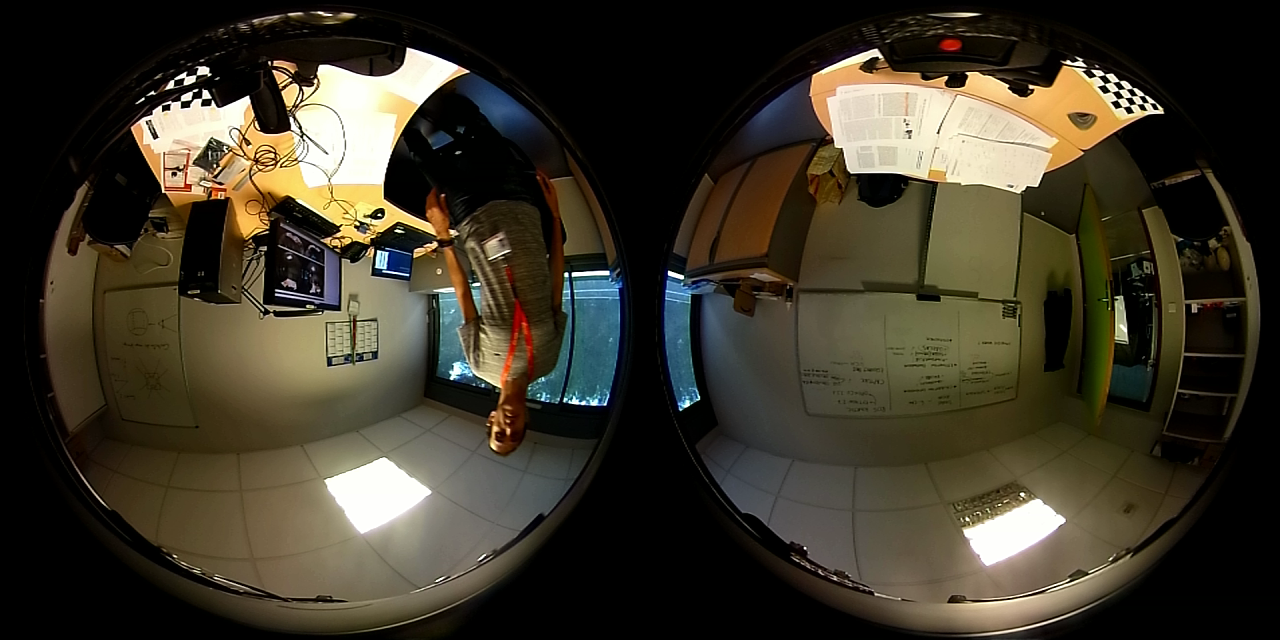
#> input picture notebooks/stereo/btm0015.png, 1280 x 640 px
$ jupyter execute --allow-errors Depth_from_Dual_Equirect_pyelas-2019-06-11.ipynb   (shell and % lines are left out)   (older library calls are emulated)
#> lines starting #> are read from the running program, lines starting #| are printed output that depends on the picture
### notebooks/stereo/utils.py
import cv2
import matplotlib.pyplot as plt
import numpy as np
import yaml

def plot(img):
    new_img = cv2.cvtColor(img, cv2.COLOR_BGR2RGB)
    plt.imshow(new_img);

# [19 lines left out: function read_ucm_params_camodocal, not called in this run]

def read_ucm_params_kalibr(filename, camid='cam0'):
    with open(filename, 'r') as stream:
        try:
            data = yaml.safe_load(stream)
        except yaml.YAMLError as exc:
            print(exc)
    dp = data[camid]['distortion_coeffs']
    D = np.array(dp)
    pp = data[camid]['intrinsics']
    K = np.eye(3)
    K[0][0] = pp[1]
    K[1][1] = pp[2]
    K[0][2] = pp[3]
    K[1][2] = pp[4]
    xi = np.array(pp[:1])
    return xi, K, D

def initRectifyMap(K, D, xi):
    flags = cv2.omnidir.RECTIFY_LONGLATI
    new_size = (640, 640)
    Knew = np.eye(3)
    nh = new_size[0]
    nw = new_size[1]
    Knew[0][0] = nw / 3.141592
    Knew[1][1] = nh / 3.141592
    theta = np.radians(90)
    c, s = np.cos(theta), np.sin(theta)
    R = np.array(((c,-s, 0), (s, c, 0), (0, 0, 1)))
    map1, map2 = cv2.omnidir.initUndistortRectifyMap(K, D, xi, R, Knew, new_size, cv2.CV_32FC1, flags)
    #map1, map2 = cv2.omnidir.initUndistortRectifyMap(K, D, xi, R, Knew, new_size, cv2.CV_16SC2, flags)
    return map1, map2

def equirectangular_projection(img, map1, map2):
    undistorted_img = rotate_ccw_90(cv2.remap(img, map1, map2, cv2.INTER_LINEAR, cv2.BORDER_CONSTANT))
    return undistorted_img

def rotate_cw_90(img):
    img_t = cv2.transpose(img)
    img_f = cv2.flip(img_t, flipCode=1)
    return img_f

def rotate_ccw_90(img):
    img_t = cv2.transpose(img)
    img_f = cv2.flip(img_t, flipCode=0)
    return img_f

def rotate_180(img):
    img_f = cv2.flip(img, flipCode=-1)
    return img_f

### notebooks/stereo/elas.py
# This file was automatically generated by SWIG (http://www.swig.org).
# Version 3.0.8
#
# Do not make changes to this file unless you know what you are doing--modify
# the SWIG interface file instead.


from sys import version_info
if version_info >= (2, 6, 0):
    def swig_import_helper():
        from os.path import dirname
        import imp
        fp = None
        try:
            fp, pathname, description = imp.find_module('_elas', [dirname(__file__)])
        except ImportError:
            import _elas
            return _elas
        if fp is not None:
            try:
                _mod = imp.load_module('_elas', fp, pathname, description)
            finally:
                fp.close()
            return _mod
    _elas = swig_import_helper()
    del swig_import_helper
else:
    import _elas
del version_info
try:
    _swig_property = property
except NameError:
    pass  # Python < 2.2 doesn't have 'property'.


# [17 lines left out: function _swig_setattr_nondynamic, not called in this run]


def _swig_setattr(self, class_type, name, value):
    return _swig_setattr_nondynamic(self, class_type, name, value, 0)


# [10 lines left out: function _swig_getattr_nondynamic, not called in this run]

def _swig_getattr(self, class_type, name):
    return _swig_getattr_nondynamic(self, class_type, name, 0)


# [6 lines left out: function _swig_repr, not called in this run]

try:
    _object = object
    _newclass = 1
except AttributeError:
    class _object:
        pass
    _newclass = 0


class SwigPyIterator(_object):
    """Proxy of C++ swig::SwigPyIterator class."""

    __swig_setmethods__ = {}
    __setattr__ = lambda self, name, value: _swig_setattr(self, SwigPyIterator, name, value)
    __swig_getmethods__ = {}
    __getattr__ = lambda self, name: _swig_getattr(self, SwigPyIterator, name)

    def __init__(self, *args, **kwargs):
        raise AttributeError("No constructor defined - class is abstract")
    __repr__ = _swig_repr
    __swig_destroy__ = _elas.delete_SwigPyIterator
    __del__ = lambda self: None

    def value(self):
        """value(self) -> PyObject *"""
        return _elas.SwigPyIterator_value(self)


    # [14 lines left out: functions incr, decr, not called in this run]


    def distance(self, x):
        """distance(self, x) -> ptrdiff_t"""
        return _elas.SwigPyIterator_distance(self, x)


    def equal(self, x):
        """equal(self, x) -> bool"""
        return _elas.SwigPyIterator_equal(self, x)


    def copy(self):
        """copy(self) -> SwigPyIterator"""
        return _elas.SwigPyIterator_copy(self)


    def next(self):
        """next(self) -> PyObject *"""
        return _elas.SwigPyIterator_next(self)


    def __next__(self):
        """__next__(self) -> PyObject *"""
        return _elas.SwigPyIterator___next__(self)


    def previous(self):
        """previous(self) -> PyObject *"""
        return _elas.SwigPyIterator_previous(self)


    def advance(self, n):
        """advance(self, n) -> SwigPyIterator"""
        return _elas.SwigPyIterator_advance(self, n)


    def __eq__(self, x):
        """__eq__(self, x) -> bool"""
        return _elas.SwigPyIterator___eq__(self, x)


    def __ne__(self, x):
        """__ne__(self, x) -> bool"""
        return _elas.SwigPyIterator___ne__(self, x)


    def __iadd__(self, n):
        """__iadd__(self, n) -> SwigPyIterator"""
        return _elas.SwigPyIterator___iadd__(self, n)


    def __isub__(self, n):
        """__isub__(self, n) -> SwigPyIterator"""
        return _elas.SwigPyIterator___isub__(self, n)


    def __add__(self, n):
        """__add__(self, n) -> SwigPyIterator"""
        return _elas.SwigPyIterator___add__(self, n)


    # [6 lines left out: function __sub__, not called in this run]

    def __iter__(self):
        return self
SwigPyIterator_swigregister = _elas.SwigPyIterator_swigregister
SwigPyIterator_swigregister(SwigPyIterator)

class Elas(_object):
    """Proxy of C++ Elas class."""

    __swig_setmethods__ = {}
    __setattr__ = lambda self, name, value: _swig_setattr(self, Elas, name, value)
    __swig_getmethods__ = {}
    __getattr__ = lambda self, name: _swig_getattr(self, Elas, name)
    __repr__ = _swig_repr
    ROBOTICS = _elas.Elas_ROBOTICS
    MIDDLEBURY = _elas.Elas_MIDDLEBURY

    # [7 lines left out: function __init__, not called in this run]
    __swig_destroy__ = _elas.delete_Elas
    __del__ = lambda self: None

    def process(self, I1, I2, D1, D2, dims):
        """process(self, I1, I2, D1, D2, dims)"""
        return _elas.Elas_process(self, I1, I2, D1, D2, dims)


    def process_stereo(self, image1, image2, disp1, disp2):
        """process_stereo(self, image1, image2, disp1, disp2)"""
        return _elas.Elas_process_stereo(self, image1, image2, disp1, disp2)

Elas_swigregister = _elas.Elas_swigregister
Elas_swigregister(Elas)

class Elas_parameters(_object):
    """Proxy of C++ Elas::parameters class."""

    __swig_setmethods__ = {}
    __setattr__ = lambda self, name, value: _swig_setattr(self, Elas_parameters, name, value)
    __swig_getmethods__ = {}
    __getattr__ = lambda self, name: _swig_getattr(self, Elas_parameters, name)
    __repr__ = _swig_repr
    __swig_setmethods__["disp_min"] = _elas.Elas_parameters_disp_min_set
    __swig_getmethods__["disp_min"] = _elas.Elas_parameters_disp_min_get
    if _newclass:
        disp_min = _swig_property(_elas.Elas_parameters_disp_min_get, _elas.Elas_parameters_disp_min_set)
    __swig_setmethods__["disp_max"] = _elas.Elas_parameters_disp_max_set
    __swig_getmethods__["disp_max"] = _elas.Elas_parameters_disp_max_get
    if _newclass:
        disp_max = _swig_property(_elas.Elas_parameters_disp_max_get, _elas.Elas_parameters_disp_max_set)
    __swig_setmethods__["support_threshold"] = _elas.Elas_parameters_support_threshold_set
    __swig_getmethods__["support_threshold"] = _elas.Elas_parameters_support_threshold_get
    if _newclass:
        support_threshold = _swig_property(_elas.Elas_parameters_support_threshold_get, _elas.Elas_parameters_support_threshold_set)
    __swig_setmethods__["support_texture"] = _elas.Elas_parameters_support_texture_set
    __swig_getmethods__["support_texture"] = _elas.Elas_parameters_support_texture_get
    if _newclass:
        support_texture = _swig_property(_elas.Elas_parameters_support_texture_get, _elas.Elas_parameters_support_texture_set)
    __swig_setmethods__["candidate_stepsize"] = _elas.Elas_parameters_candidate_stepsize_set
    __swig_getmethods__["candidate_stepsize"] = _elas.Elas_parameters_candidate_stepsize_get
    if _newclass:
        candidate_stepsize = _swig_property(_elas.Elas_parameters_candidate_stepsize_get, _elas.Elas_parameters_candidate_stepsize_set)
    __swig_setmethods__["incon_window_size"] = _elas.Elas_parameters_incon_window_size_set
    __swig_getmethods__["incon_window_size"] = _elas.Elas_parameters_incon_window_size_get
    if _newclass:
        incon_window_size = _swig_property(_elas.Elas_parameters_incon_window_size_get, _elas.Elas_parameters_incon_window_size_set)
    __swig_setmethods__["incon_threshold"] = _elas.Elas_parameters_incon_threshold_set
    __swig_getmethods__["incon_threshold"] = _elas.Elas_parameters_incon_threshold_get
    if _newclass:
        incon_threshold = _swig_property(_elas.Elas_parameters_incon_threshold_get, _elas.Elas_parameters_incon_threshold_set)
    __swig_setmethods__["incon_min_support"] = _elas.Elas_parameters_incon_min_support_set
    __swig_getmethods__["incon_min_support"] = _elas.Elas_parameters_incon_min_support_get
    if _newclass:
        incon_min_support = _swig_property(_elas.Elas_parameters_incon_min_support_get, _elas.Elas_parameters_incon_min_support_set)
    __swig_setmethods__["add_corners"] = _elas.Elas_parameters_add_corners_set
    __swig_getmethods__["add_corners"] = _elas.Elas_parameters_add_corners_get
    if _newclass:
        add_corners = _swig_property(_elas.Elas_parameters_add_corners_get, _elas.Elas_parameters_add_corners_set)
    __swig_setmethods__["grid_size"] = _elas.Elas_parameters_grid_size_set
    __swig_getmethods__["grid_size"] = _elas.Elas_parameters_grid_size_get
    if _newclass:
        grid_size = _swig_property(_elas.Elas_parameters_grid_size_get, _elas.Elas_parameters_grid_size_set)
    __swig_setmethods__["beta"] = _elas.Elas_parameters_beta_set
    __swig_getmethods__["beta"] = _elas.Elas_parameters_beta_get
    if _newclass:
        beta = _swig_property(_elas.Elas_parameters_beta_get, _elas.Elas_parameters_beta_set)
    __swig_setmethods__["gamma"] = _elas.Elas_parameters_gamma_set
    __swig_getmethods__["gamma"] = _elas.Elas_parameters_gamma_get
    if _newclass:
        gamma = _swig_property(_elas.Elas_parameters_gamma_get, _elas.Elas_parameters_gamma_set)
    __swig_setmethods__["sigma"] = _elas.Elas_parameters_sigma_set
    __swig_getmethods__["sigma"] = _elas.Elas_parameters_sigma_get
    if _newclass:
        sigma = _swig_property(_elas.Elas_parameters_sigma_get, _elas.Elas_parameters_sigma_set)
    __swig_setmethods__["sradius"] = _elas.Elas_parameters_sradius_set
    __swig_getmethods__["sradius"] = _elas.Elas_parameters_sradius_get
    if _newclass:
        sradius = _swig_property(_elas.Elas_parameters_sradius_get, _elas.Elas_parameters_sradius_set)
    __swig_setmethods__["match_texture"] = _elas.Elas_parameters_match_texture_set
    __swig_getmethods__["match_texture"] = _elas.Elas_parameters_match_texture_get
    if _newclass:
        match_texture = _swig_property(_elas.Elas_parameters_match_texture_get, _elas.Elas_parameters_match_texture_set)
    __swig_setmethods__["lr_threshold"] = _elas.Elas_parameters_lr_threshold_set
    __swig_getmethods__["lr_threshold"] = _elas.Elas_parameters_lr_threshold_get
    if _newclass:
        lr_threshold = _swig_property(_elas.Elas_parameters_lr_threshold_get, _elas.Elas_parameters_lr_threshold_set)
    __swig_setmethods__["speckle_sim_threshold"] = _elas.Elas_parameters_speckle_sim_threshold_set
    __swig_getmethods__["speckle_sim_threshold"] = _elas.Elas_parameters_speckle_sim_threshold_get
    if _newclass:
        speckle_sim_threshold = _swig_property(_elas.Elas_parameters_speckle_sim_threshold_get, _elas.Elas_parameters_speckle_sim_threshold_set)
    __swig_setmethods__["speckle_size"] = _elas.Elas_parameters_speckle_size_set
    __swig_getmethods__["speckle_size"] = _elas.Elas_parameters_speckle_size_get
    if _newclass:
        speckle_size = _swig_property(_elas.Elas_parameters_speckle_size_get, _elas.Elas_parameters_speckle_size_set)
    __swig_setmethods__["ipol_gap_width"] = _elas.Elas_parameters_ipol_gap_width_set
    __swig_getmethods__["ipol_gap_width"] = _elas.Elas_parameters_ipol_gap_width_get
    if _newclass:
        ipol_gap_width = _swig_property(_elas.Elas_parameters_ipol_gap_width_get, _elas.Elas_parameters_ipol_gap_width_set)
    __swig_setmethods__["filter_median"] = _elas.Elas_parameters_filter_median_set
    __swig_getmethods__["filter_median"] = _elas.Elas_parameters_filter_median_get
    if _newclass:
        filter_median = _swig_property(_elas.Elas_parameters_filter_median_get, _elas.Elas_parameters_filter_median_set)
    __swig_setmethods__["filter_adaptive_mean"] = _elas.Elas_parameters_filter_adaptive_mean_set
    __swig_getmethods__["filter_adaptive_mean"] = _elas.Elas_parameters_filter_adaptive_mean_get
    if _newclass:
        filter_adaptive_mean = _swig_property(_elas.Elas_parameters_filter_adaptive_mean_get, _elas.Elas_parameters_filter_adaptive_mean_set)
    __swig_setmethods__["postprocess_only_left"] = _elas.Elas_parameters_postprocess_only_left_set
    __swig_getmethods__["postprocess_only_left"] = _elas.Elas_parameters_postprocess_only_left_get
    if _newclass:
        postprocess_only_left = _swig_property(_elas.Elas_parameters_postprocess_only_left_get, _elas.Elas_parameters_postprocess_only_left_set)
    __swig_setmethods__["subsampling"] = _elas.Elas_parameters_subsampling_set
    __swig_getmethods__["subsampling"] = _elas.Elas_parameters_subsampling_get
    if _newclass:
        subsampling = _swig_property(_elas.Elas_parameters_subsampling_get, _elas.Elas_parameters_subsampling_set)

    def __init__(self, *args):
        """
        parameters(s) -> Elas_parameters
        __init__(self) -> Elas_parameters
        """
        this = _elas.new_Elas_parameters(*args)
        try:
            self.this.append(this)
        except Exception:
            self.this = this
    __swig_destroy__ = _elas.delete_Elas_parameters
    __del__ = lambda self: None
Elas_parameters_swigregister = _elas.Elas_parameters_swigregister
Elas_parameters_swigregister(Elas_parameters)


def compute_connected_components(disp, out_labels, d_thresh):
    """compute_connected_components(disp, out_labels, d_thresh) -> int"""
    return _elas.compute_connected_components(disp, out_labels, d_thresh)
# This file is compatible with both classic and new-style classes.

### notebooks/stereo/Depth_from_Dual_Equirect_pyelas-2019-06-11.ipynb
[cell 1]
import cv2
import matplotlib
import matplotlib.pyplot as plt
import numpy as np

from utils import plot, read_ucm_params_kalibr, initRectifyMap, equirectangular_projection, \
  rotate_cw_90, rotate_ccw_90, rotate_180

[cell 2]
from elas import *

[cell 3]
matplotlib.rcParams['figure.figsize'] = [15, 15]

[cell 4]
image_file = 'btm0015.png'
image = cv2.imread(image_file)
#> image is the input picture: shape (640, 1280, 3); mean B, G, R 41.2, 55.2, 60.7
(rows,cols,channels) = image.shape
image_size = rows
btm_front_img = rotate_180(image[0:image_size, 0:image_size])
btm_back_img  = rotate_180(image[0:image_size, image_size:2*image_size])
plt.subplot(121); plot(btm_front_img);
plt.subplot(122); plot(btm_back_img);

[cell 5]
image_file = 'top0015.png'
image = cv2.imread(image_file)
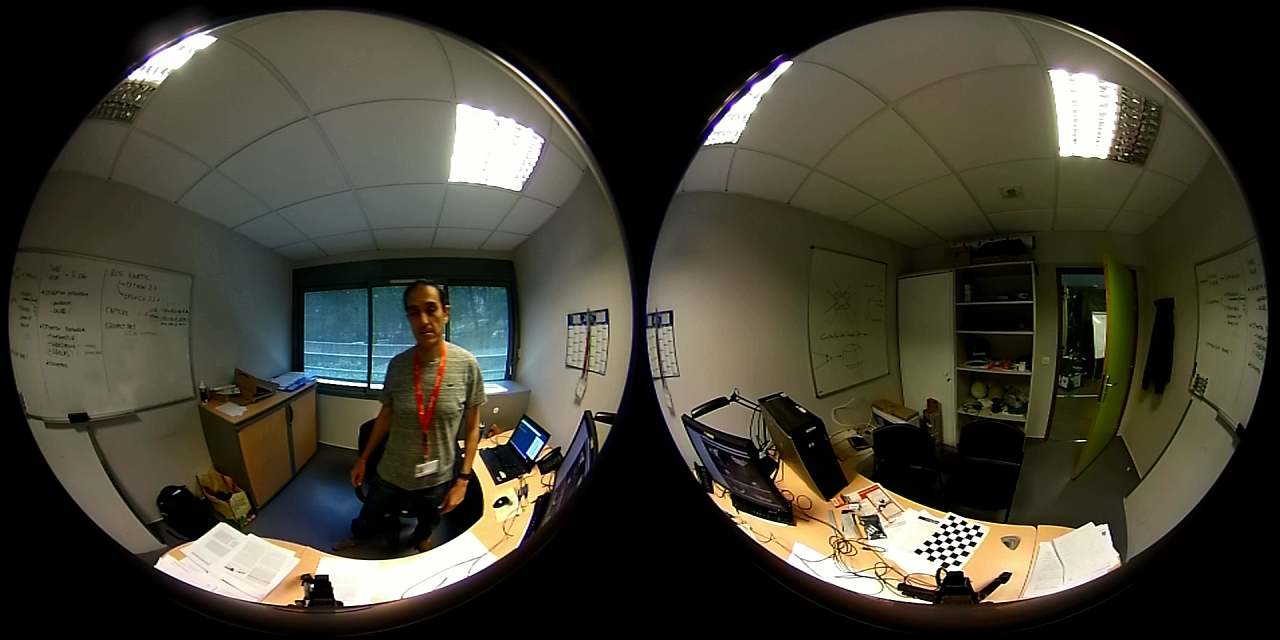
#> input picture notebooks/stereo/top0015.png, 1280 x 640 px
#> image is the input picture: shape (640, 1280, 3); mean B, G, R 50.6, 62.9, 65.6
(rows,cols,channels) = image.shape
image_size = rows
top_front_img = image[0:image_size, 0:image_size]
top_back_img  = image[0:image_size, image_size:2*image_size]
plt.subplot(121); plot(top_front_img);
plt.subplot(122); plot(top_back_img);

#### Use calibration parameters from Kalibr

[cell 6]
params_file = '../../config/camchain-2019-06-11-14-36-07.yaml'
xi_f, K_f, D_f = read_ucm_params_kalibr(params_file, 'cam1')

[cell 7]
params_file = '../../config/camchain-2019-06-11-14-36-07.yaml'
xi_b, K_b, D_b = read_ucm_params_kalibr(params_file, 'cam0')

[cell 8]
map1_f, map2_f = initRectifyMap(K_f, D_f, xi_f)
map1_b, map2_b = initRectifyMap(K_b, D_b, xi_b)

[cell 9]
btm_front_eqimg = equirectangular_projection(btm_front_img, map1_f, map2_f)
btm_back_eqimg = equirectangular_projection(btm_back_img, map1_b, map2_b)
btm_both_eqimg = np.concatenate((rotate_cw_90(btm_front_eqimg), rotate_cw_90(btm_back_eqimg)), axis=1)
btm_panorama = np.roll(btm_both_eqimg, 640, axis=1) # 320 + 320 (1/4 round)

[cell 10]
plot(btm_panorama);

[cell 11]
params_file = '../../config/camchain-2019-06-11-14-36-07.yaml'
xi_f, K_f, D_f = read_ucm_params_kalibr(params_file, 'cam3')

[cell 12]
params_file = '../../config/camchain-2019-06-11-14-36-07.yaml'
xi_b, K_b, D_b = read_ucm_params_kalibr(params_file, 'cam2')

[cell 13]
map1_f, map2_f = initRectifyMap(K_f, D_f, xi_f)
map1_b, map2_b = initRectifyMap(K_b, D_b, xi_b)

[cell 14]
top_front_eqimg = equirectangular_projection(top_front_img, map1_f, map2_f)
top_back_eqimg = equirectangular_projection(top_back_img, map1_b, map2_b)
top_both_eqimg = np.concatenate((rotate_cw_90(top_front_eqimg), rotate_cw_90(top_back_eqimg)), axis=1)
top_panorama = np.roll(top_both_eqimg, 320, axis=1) # typically 320, modified for horizontal alignment

[cell 15]
plot(top_panorama);

[cell 16]
blended = cv2.addWeighted(btm_panorama,0.5,top_panorama,0.5,0)
plot(blended);

[cell 17]
imgL = rotate_cw_90(top_panorama)
imgR = rotate_cw_90(btm_panorama)

[cell 18]
subimgL = cv2.cvtColor(imgL[:,64:576], cv2.COLOR_BGR2GRAY)
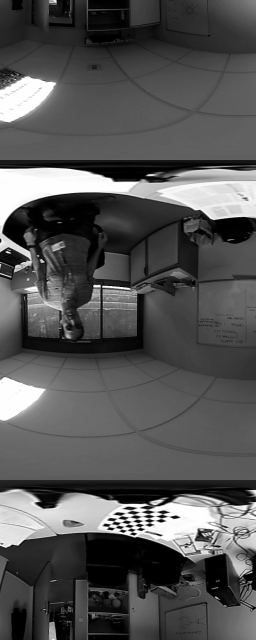
#> subimgL: shape (1280, 512) (shown at 1/2 size); min 0, max 255, mean 84.3
subimgR = cv2.cvtColor(imgR[:,64:576], cv2.COLOR_BGR2GRAY)
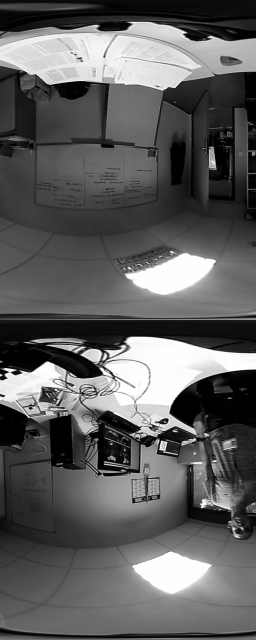
#> subimgR: shape (1280, 512) (shown at 1/2 size); min 0, max 255, mean 94.3
plt.subplot(121); plt.imshow(subimgL, cmap='gray');
plt.subplot(122); plt.imshow(subimgR, cmap='gray');

[cell 19]
d1 = np.empty_like(subimgL, dtype=np.float32)
d2 = np.empty_like(subimgR, dtype=np.float32)

#> (the rest of this cell did not finish here and is left out)

[cell 20]
#scaled_d1 = (d1 / np.amax(d1) * 255.0).astype(np.uint8)
plt.imshow(rotate_ccw_90(d1), cmap='gray');
#> in rotate_ccw_90 (call 5), `img_t = cv2.transpose(img)`:
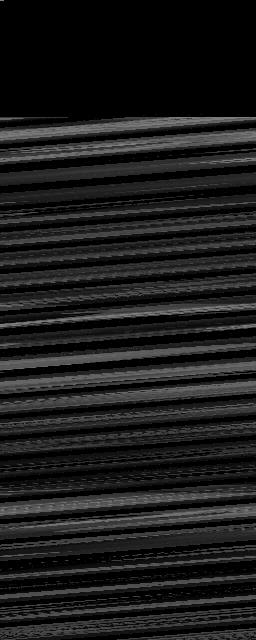
#> img: shape (1280, 512) float32 (shown at 1/2 size); 58.89% of the values are NaN or infinite; the others: min -3.4e+38, max 2.71e+12, mean -inf; drawn with min black, max white, NaN and infinite black
#> in rotate_ccw_90 (call 5), `img_f = cv2.flip(img_t, flipCode=0)`:
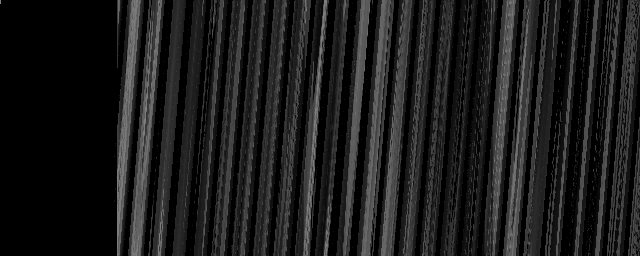
#> img_t: shape (512, 1280) float32 (shown at 1/2 size); 58.89% of the values are NaN or infinite; the others: min -3.4e+38, max 2.71e+12, mean -inf; drawn with min black, max white, NaN and infinite black
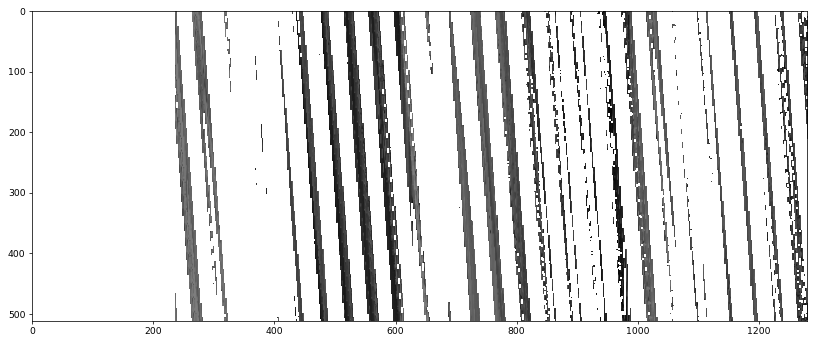
#> figure drawn by matplotlib, 1 panel
